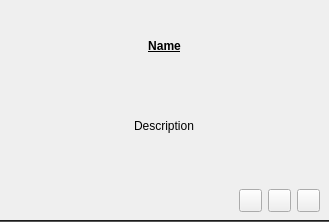
<?xml version="1.0" encoding="UTF-8"?>
<ui version="4.0">
 <class>DatabaseGroupWidget</class>
 <widget class="QWidget" name="DatabaseGroupWidget">
  <property name="geometry">
   <rect>
    <x>0</x>
    <y>0</y>
    <width>329</width>
    <height>222</height>
   </rect>
  </property>
  <property name="sizePolicy">
   <sizepolicy hsizetype="Preferred" vsizetype="Preferred">
    <horstretch>0</horstretch>
    <verstretch>0</verstretch>
   </sizepolicy>
  </property>
  <property name="windowTitle">
   <string>Form</string>
  </property>
  <property name="styleSheet">
   <string notr="true"/>
  </property>
  <layout class="QVBoxLayout" name="verticalLayout">
   <property name="leftMargin">
    <number>0</number>
   </property>
   <property name="topMargin">
    <number>0</number>
   </property>
   <property name="rightMargin">
    <number>0</number>
   </property>
   <property name="bottomMargin">
    <number>0</number>
   </property>
   <item>
    <widget class="QWidget" name="MainWidget" native="true">
     <property name="styleSheet">
      <string notr="true">#MainWidget{border-bottom:1px solid #545454;}</string>
     </property>
     <layout class="QVBoxLayout" name="verticalLayout_2">
      <property name="spacing">
       <number>0</number>
      </property>
      <property name="leftMargin">
       <number>0</number>
      </property>
      <property name="topMargin">
       <number>0</number>
      </property>
      <property name="rightMargin">
       <number>0</number>
      </property>
      <property name="bottomMargin">
       <number>1</number>
      </property>
      <item>
       <widget class="QWidget" name="MainWidget2" native="true">
        <property name="styleSheet">
         <string notr="true">#MainWidget2{border-bottom:1px solid #1C1C1C;}</string>
        </property>
        <layout class="QVBoxLayout" name="verticalLayout_3">
         <property name="spacing">
          <number>6</number>
         </property>
         <property name="leftMargin">
          <number>9</number>
         </property>
         <property name="topMargin">
          <number>9</number>
         </property>
         <property name="rightMargin">
          <number>9</number>
         </property>
         <property name="bottomMargin">
          <number>9</number>
         </property>
         <item>
          <widget class="QWidget" name="MainWidget3" native="true">
           <layout class="QVBoxLayout" name="verticalLayout_4">
            <property name="spacing">
             <number>6</number>
            </property>
            <property name="leftMargin">
             <number>0</number>
            </property>
            <property name="topMargin">
             <number>0</number>
            </property>
            <property name="rightMargin">
             <number>0</number>
            </property>
            <property name="bottomMargin">
             <number>0</number>
            </property>
            <item>
             <layout class="QHBoxLayout" name="horizontalLayout_2">
              <property name="topMargin">
               <number>0</number>
              </property>
              <item>
               <widget class="QLabel" name="NameLabel">
                <property name="font">
                 <font>
                  <weight>75</weight>
                  <bold>true</bold>
                  <underline>true</underline>
                 </font>
                </property>
                <property name="text">
                 <string notr="true">Name</string>
                </property>
                <property name="alignment">
                 <set>Qt::AlignCenter</set>
                </property>
                <property name="margin">
                 <number>5</number>
                </property>
               </widget>
              </item>
             </layout>
            </item>
            <item>
             <layout class="QHBoxLayout" name="horizontalLayout_3">
              <item>
               <widget class="QLabel" name="DescriptionLabel">
                <property name="sizePolicy">
                 <sizepolicy hsizetype="Maximum" vsizetype="Preferred">
                  <horstretch>0</horstretch>
                  <verstretch>0</verstretch>
                 </sizepolicy>
                </property>
                <property name="text">
                 <string notr="true">Description</string>
                </property>
                <property name="alignment">
                 <set>Qt::AlignCenter</set>
                </property>
                <property name="wordWrap">
                 <bool>true</bool>
                </property>
               </widget>
              </item>
             </layout>
            </item>
            <item>
             <layout class="QHBoxLayout" name="horizontalLayout">
              <property name="topMargin">
               <number>20</number>
              </property>
              <item>
               <spacer name="horizontalSpacer">
                <property name="orientation">
                 <enum>Qt::Horizontal</enum>
                </property>
                <property name="sizeHint" stdset="0">
                 <size>
                  <width>40</width>
                  <height>20</height>
                 </size>
                </property>
               </spacer>
              </item>
              <item>
               <widget class="QPushButton" name="EditButton">
                <property name="minimumSize">
                 <size>
                  <width>23</width>
                  <height>23</height>
                 </size>
                </property>
                <property name="maximumSize">
                 <size>
                  <width>23</width>
                  <height>23</height>
                 </size>
                </property>
                <property name="toolTip">
                 <string>Edit Group</string>
                </property>
                <property name="text">
                 <string/>
                </property>
                <property name="icon">
                 <iconset resource="engine.qrc">
                  <normaloff>:/engine/images/edit.png</normaloff>:/engine/images/edit.png</iconset>
                </property>
                <property name="iconSize">
                 <size>
                  <width>14</width>
                  <height>14</height>
                 </size>
                </property>
               </widget>
              </item>
              <item>
               <widget class="QPushButton" name="CopyButton">
                <property name="minimumSize">
                 <size>
                  <width>23</width>
                  <height>23</height>
                 </size>
                </property>
                <property name="maximumSize">
                 <size>
                  <width>23</width>
                  <height>23</height>
                 </size>
                </property>
                <property name="toolTip">
                 <string>CopyGroup</string>
                </property>
                <property name="text">
                 <string/>
                </property>
                <property name="icon">
                 <iconset resource="engine.qrc">
                  <normaloff>:/engine/images/clipboard.png</normaloff>:/engine/images/clipboard.png</iconset>
                </property>
                <property name="iconSize">
                 <size>
                  <width>14</width>
                  <height>14</height>
                 </size>
                </property>
               </widget>
              </item>
              <item>
               <widget class="QPushButton" name="DeleteButton">
                <property name="minimumSize">
                 <size>
                  <width>23</width>
                  <height>23</height>
                 </size>
                </property>
                <property name="maximumSize">
                 <size>
                  <width>23</width>
                  <height>23</height>
                 </size>
                </property>
                <property name="toolTip">
                 <string>Delete Group</string>
                </property>
                <property name="text">
                 <string/>
                </property>
                <property name="icon">
                 <iconset resource="engine.qrc">
                  <normaloff>:/engine/images/stop.png</normaloff>:/engine/images/stop.png</iconset>
                </property>
                <property name="iconSize">
                 <size>
                  <width>14</width>
                  <height>14</height>
                 </size>
                </property>
               </widget>
              </item>
             </layout>
            </item>
           </layout>
          </widget>
         </item>
        </layout>
       </widget>
      </item>
     </layout>
    </widget>
   </item>
  </layout>
 </widget>
 <resources>
  <include location="engine.qrc"/>
 </resources>
 <connections/>
</ui>
